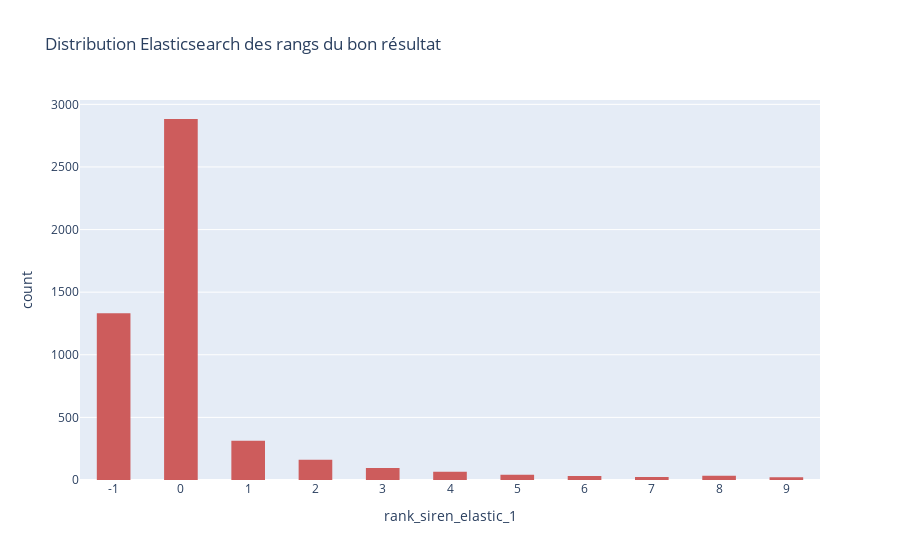

The code cell stored with this chart in its notebook:
### Code cell
fig = px.histogram(
    df_test.sort_values(by=[f"rank_siren_elastic_{SEARCH_VERSION}"]),
    x=f"rank_siren_elastic_{SEARCH_VERSION}",
    color_discrete_sequence=["indianred"],
    title="Distribution Elasticsearch des rangs du bon résultat",
)
fig.update_layout(bargap=0.5)
fig.update_xaxes(type="category")
fig.show()
# plotly.offline.plot(fig, filename=f"./output/plots/rank_{SEARCH_VERSION}.html")

### Figure 1 — Plotly figure (JSON) as saved in the notebook; plotly's stock layout.template omitted (floating-point values rounded to 4 significant figures; data arrays with more than 128 entries replaced by an {"elided": "..."} marker saying what was removed)
{"data": [{"alignmentgroup": "True", "bingroup": "x", "hovertemplate": "rank_siren_elastic_1=%{x}<br>count=%{y}<extra></extra>", "legendgroup": "", "marker": {"color": "indianred", "pattern": {"shape": ""}}, "name": "", "offsetgroup": "", "orientation": "v", "showlegend": false, "type": "histogram", "x": {"elided": "5000 int values"}, "xaxis": "x", "yaxis": "y"}], "layout": {"autosize": true, "bargap": 0.5, "barmode": "relative", "legend": {"tracegroupgap": 0}, "title": {"text": "Distribution Elasticsearch des rangs du bon résultat"}, "xaxis": {"anchor": "y", "autorange": true, "domain": [0, 1], "range": [-0.5, 10.5], "title": {"text": "rank_siren_elastic_1"}, "type": "category"}, "yaxis": {"anchor": "x", "autorange": true, "domain": [0, 1], "range": [0, 3035.0], "title": {"text": "count"}}}}
